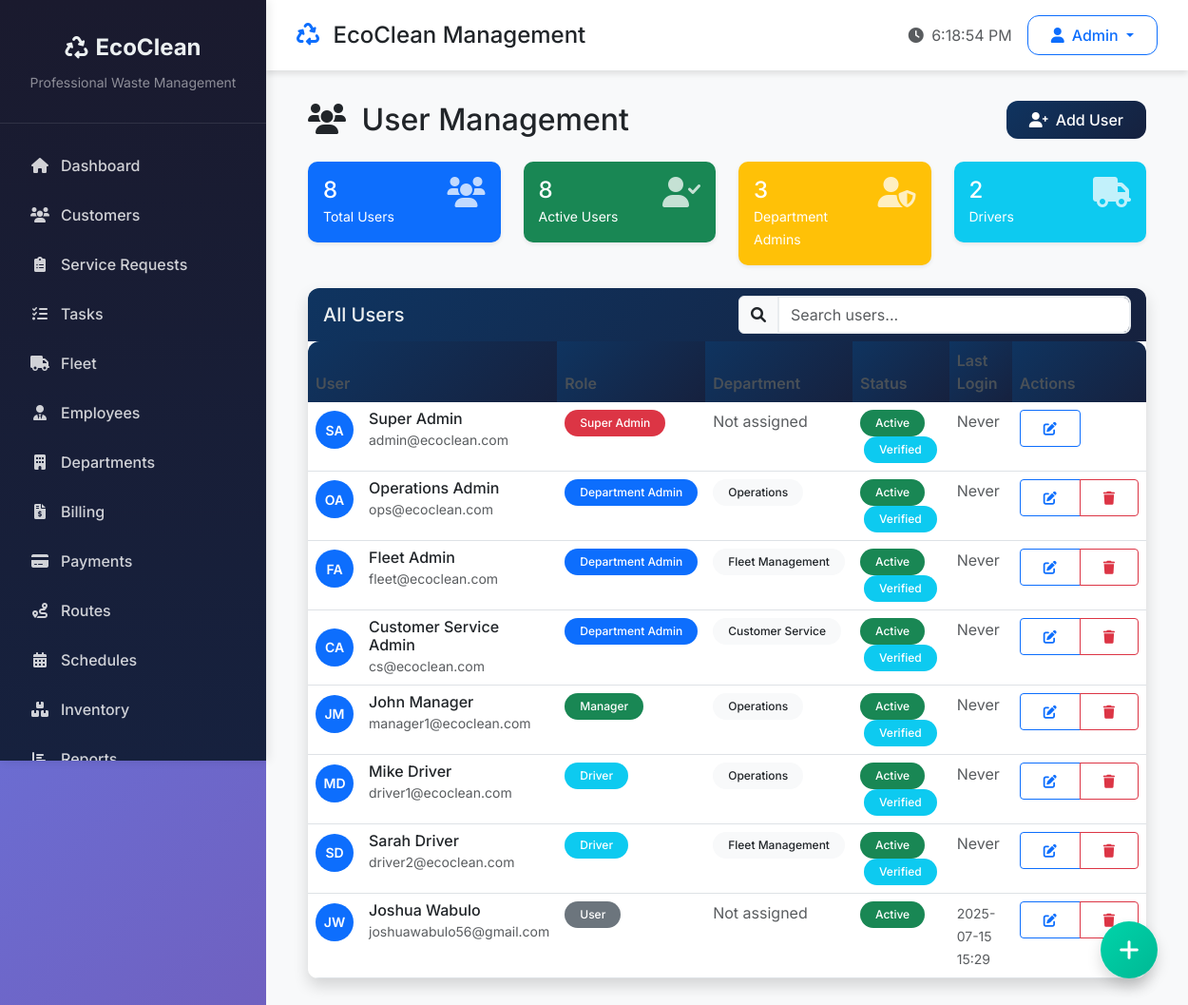
Page /auth/admin/users (signed in) on the committed database.
### models.py (models this page shows, shortened)
class User(UserMixin, db.Model):
    id = db.Column(db.Integer, primary_key=True)
    username = db.Column(db.String(80), unique=True, nullable=False)
    email = db.Column(db.String(120), unique=True, nullable=False)
    password_hash = db.Column(db.String(255), nullable=False)
    first_name = db.Column(db.String(50), nullable=False)
    last_name = db.Column(db.String(50), nullable=False)
    role = db.Column(db.String(20), default='user')  # super_admin, department_admin, manager, driver, user
    department_id = db.Column(db.Integer, db.ForeignKey('department.id'))
    is_active = db.Column(db.Boolean, default=True)
    is_verified = db.Column(db.Boolean, default=False)
    created_at = db.Column(db.DateTime, default=datetime.utcnow)
    last_login = db.Column(db.DateTime)
    failed_login_attempts = db.Column(db.Integer, default=0)
    locked_until = db.Column(db.DateTime)
    department = db.relationship('Department', foreign_keys=[department_id], backref=db.backref('department_users', lazy=True))
    created_requests = db.relationship('ServiceRequest', backref='created_by_user', foreign_keys='ServiceRequest.created_by')
    assigned_requests = db.relationship('ServiceRequest', backref='assigned_to_user', foreign_keys='ServiceRequest.assigned_to')
    def get_full_name(self):
        return f"{self.first_name} {self.last_name}"

class Department(db.Model):
    id = db.Column(db.Integer, primary_key=True)
    name = db.Column(db.String(100), nullable=False)
    description = db.Column(db.Text)
    admin_id = db.Column(db.Integer, db.ForeignKey('user.id'))
    is_active = db.Column(db.Boolean, default=True)
    created_at = db.Column(db.DateTime, default=datetime.utcnow)
    admin = db.relationship('User', foreign_keys=[admin_id], backref=db.backref('admin_departments', lazy=True))

### auth.py (the view)
@auth.route('/admin/users')
@login_required
@require_role('super_admin')
def admin_users():
    users = User.query.all()
    departments = Department.query.all()
    return render_template('auth/admin_users.html', users=users, departments=departments)

### templates/auth/admin_users.html (shortened to what this page needs)
{% extends "base.html" %}
{% block content %}
<div class="container-fluid">
    <div class="row">
        <div class="col-12">
            <div class="d-flex justify-content-between align-items-center mb-4">
                <h2 class="mb-0">
                    <i class="fas fa-users me-2"></i>
                    User Management
                </h2>
                <button class="btn btn-primary" data-bs-toggle="modal" data-bs-target="#addUserModal">
                    <i class="fas fa-user-plus me-2"></i>Add User
                </button>
            </div>
            <div class="row mb-4">
                <div class="col-md-3">
                    <div class="card bg-primary text-white">
                        <div class="card-body">
                            <div class="d-flex justify-content-between">
                                <div>
                                    <h4 class="mb-0">{{ users|length }}</h4>
                                    <small>Total Users</small>
                                </div>
                                <i class="fas fa-users fa-2x opacity-75"></i>
                            </div>
                        </div>
                    </div>
                </div>
                <div class="col-md-3">
                    <div class="card bg-success text-white">
                        <div class="card-body">
                            <div class="d-flex justify-content-between">
                                <div>
                                    <h4 class="mb-0">{{ users|selectattr('is_active')|list|length }}</h4>
                                    <small>Active Users</small>
                                </div>
                                <i class="fas fa-user-check fa-2x opacity-75"></i>
                            </div>
                        </div>
                    </div>
                </div>
                <div class="col-md-3">
                    <div class="card bg-warning text-white">
                        <div class="card-body">
                            <div class="d-flex justify-content-between">
                                <div>
                                    <h4 class="mb-0">{{ users|selectattr('role', 'equalto', 'department_admin')|list|length }}</h4>
                                    <small>Department Admins</small>
                                </div>
                                <i class="fas fa-user-shield fa-2x opacity-75"></i>
                            </div>
                        </div>
                    </div>
                </div>
                <div class="col-md-3">
                    <div class="card bg-info text-white">
                        <div class="card-body">
                            <div class="d-flex justify-content-between">
                                <div>
                                    <h4 class="mb-0">{{ users|selectattr('role', 'equalto', 'driver')|list|length }}</h4>
                                    <small>Drivers</small>
                                </div>
                                <i class="fas fa-truck fa-2x opacity-75"></i>
                            </div>
                        </div>
                    </div>
                </div>
            </div>
            <div class="card shadow">
                <div class="card-header bg-white">
                    <div class="row align-items-center">
                        <div class="col-md-6">
                            <h5 class="mb-0">All Users</h5>
                        </div>
                        <div class="col-md-6">
                            <div class="input-group">
                                <span class="input-group-text">
                                    <i class="fas fa-search"></i>
                                </span>
                                <input type="text" class="form-control" id="searchInput" placeholder="Search users...">
                            </div>
                        </div>
                    </div>
                </div>
                <div class="card-body p-0">
                    <div class="table-responsive">
                        <table class="table table-hover mb-0" id="usersTable">
                            <thead class="table-light">
                                <tr>
                                    <th>User</th>
                                    <th>Role</th>
                                    <th>Department</th>
                                    <th>Status</th>
                                    <th>Last Login</th>
                                    <th>Actions</th>
                                </tr>
                            </thead>
                            <tbody>
                                {% for user in users %}
                                <tr>
                                    <td>
                                        <div class="d-flex align-items-center">
                                            <div class="avatar-sm bg-primary text-white rounded-circle d-flex align-items-center justify-content-center me-3">
                                                {{ user.first_name[0] }}{{ user.last_name[0] }}
                                            </div>
                                            <div>
                                                <h6 class="mb-0">{{ user.get_full_name() }}</h6>
                                                <small class="text-muted">{{ user.email }}</small>
                                            </div>
                                        </div>
                                    </td>
                                    <td>
                                        <span class="badge bg-{{ 'danger' if user.role == 'super_admin' else 'primary' if user.role == 'department_admin' else 'success' if user.role == 'manager' else 'info' if user.role == 'driver' else 'secondary' }}">
                                            {{ user.role.replace('_', ' ').title() }}
                                        </span>
                                    </td>
                                    <td>
                                        {% if user.department %}
                                            <span class="badge bg-light text-dark">{{ user.department.name }}</span>
                                        {% else %}
                                            <span class="text-muted">Not assigned</span>
                                        {% endif %}
                                    </td>
                                    <td>
                                        {% if user.is_active %}
                                            <span class="badge bg-success">Active</span>
                                        {% else %}
                                            <span class="badge bg-danger">Inactive</span>
                                        {% endif %}
                                        {% if user.is_verified %}
                                            <span class="badge bg-info ms-1">Verified</span>
                                        {% endif %}
                                    </td>
                                    <td>
                                        {% if user.last_login %}
                                            <small class="text-muted">{{ user.last_login.strftime('%Y-%m-%d %H:%M') }}</small>
                                        {% else %}
                                            <span class="text-muted">Never</span>
                                        {% endif %}
                                    </td>
                                    <td>
                                        <div class="btn-group" role="group">
                                            <button class="btn btn-sm btn-outline-primary" onclick="editUser({{ user.id }})">
                                                <i class="fas fa-edit"></i>
                                            </button>
                                            {% if user.id != current_user.id %}
                                            <button class="btn btn-sm btn-outline-danger" onclick="deleteUser({{ user.id }}, '{{ user.get_full_name() }}')">
                                                <i class="fas fa-trash"></i>
                                            </button>
                                            {% endif %}
                                        </div>
                                    </td>
                                </tr>
                                {% endfor %}
                            </tbody>
                        </table>
                    </div>
                </div>
            </div>
        </div>
    </div>
</div>
{% endblock %}

### rows in the picture
User: first_name "S", last_name "A", get_full_name "Super Admin", email "admin@ecoclean.com", role.replace "Super Admin", shows "Not assigned", is_active "Active", is_verified "Verified", shows "Never"
User: first_name "O", last_name "A", get_full_name "Operations Admin", email "ops@ecoclean.com", role.replace "Department Admin", department.name "Operations", is_active "Active", is_verified "Verified", shows "Never"
User: first_name "F", last_name "A", get_full_name "Fleet Admin", email "fleet@ecoclean.com", role.replace "Department Admin", department.name "Fleet Management", is_active "Active", is_verified "Verified", shows "Never"
User: first_name "C", last_name "A", get_full_name "Customer Service Admin", email "cs@ecoclean.com", role.replace "Department Admin", department.name "Customer Service", is_active "Active", is_verified "Verified", shows "Never"
User: first_name "J", last_name "M", get_full_name "John Manager", email "manager1@ecoclean.com", role.replace "Manager", department.name "Operations", is_active "Active", is_verified "Verified", shows "Never"
User: first_name "M", last_name "D", get_full_name "Mike Driver", email "driver1@ecoclean.com", role.replace "Driver", department.name "Operations", is_active "Active", is_verified "Verified", shows "Never"
User: first_name "S", last_name "D", get_full_name "Sarah Driver", email "driver2@ecoclean.com", role.replace "Driver", department.name "Fleet Management", is_active "Active", is_verified "Verified", shows "Never"
User: first_name "J", last_name "W", get_full_name "Joshua Wabulo", email "joshuawabulo56@gmail.com", role.replace "User", shows "Not assigned", is_active "Active", last_login "2025-07-15 15:29"

### other values in the picture
{{ users|length }} "8"
{{ users|selectattr('is_active')|list|length }} "8"
{{ users|selectattr('role', 'equalto', 'department_admin')|list|length }} "3"
{{ users|selectattr('role', 'equalto', 'driver')|list|length }} "2"
